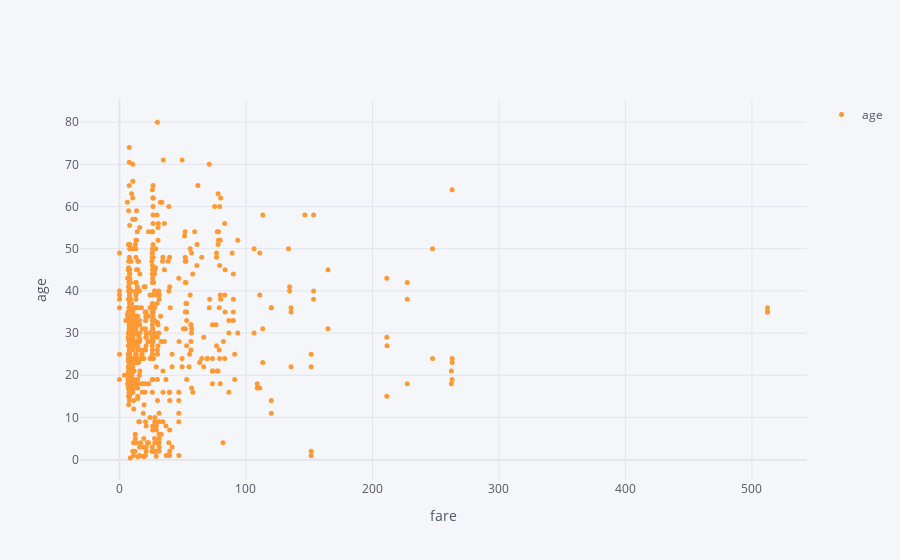

The notebook cell saved with this chart:
### Code cell
df2.iplot(x= 'fare', y= 'age', legend =True, kind= 'scatter', mode = 'markers', size =5, xTitle = 'fare',yTitle= 'age')

### Figure 1 — Plotly figure (JSON) as saved in the notebook; plotly's stock layout.template omitted (floating-point values rounded to 4 significant figures; data arrays with more than 128 entries replaced by an {"elided": "..."} marker saying what was removed)
{"data": [{"line": {"color": "rgba(255, 153, 51, 1.0)", "dash": "solid", "shape": "linear", "width": 1.3}, "marker": {"size": 5, "symbol": "circle"}, "mode": "markers", "name": "age", "text": "", "type": "scatter", "x": {"elided": "891 float values"}, "y": {"elided": "891 mixed values"}}], "layout": {"legend": {"bgcolor": "#F5F6F9", "font": {"color": "#4D5663"}}, "paper_bgcolor": "#F5F6F9", "plot_bgcolor": "#F5F6F9", "showlegend": true, "title": {"font": {"color": "#4D5663"}}, "xaxis": {"gridcolor": "#E1E5ED", "showgrid": true, "tickfont": {"color": "#4D5663"}, "title": {"font": {"color": "#4D5663"}, "text": "fare"}, "zerolinecolor": "#E1E5ED"}, "yaxis": {"gridcolor": "#E1E5ED", "showgrid": true, "tickfont": {"color": "#4D5663"}, "title": {"font": {"color": "#4D5663"}, "text": "age"}, "zerolinecolor": "#E1E5ED"}}}
